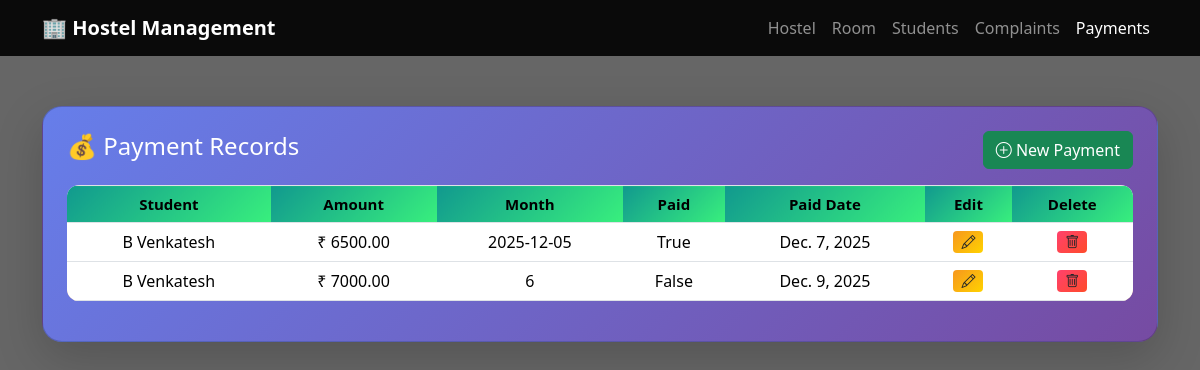
/payment/, run on the app's committed database.
### app1/models.py (models this page shows)
class Payment(models.Model):
    student = models.ForeignKey(Student, on_delete=models.CASCADE)
    amount = models.DecimalField(max_digits=8, decimal_places=2)
    month = models.CharField(max_length=20)
    paid = models.BooleanField(default=False)
    paid_date = models.DateField(null=True, blank=True)

class Student(models.Model):
    name = models.CharField(max_length=100)
    roll_number = models.CharField(max_length=20, unique=True)
    room = models.ForeignKey(Room, on_delete=models.SET_NULL, null=True)
    join_date = models.DateField(default=timezone.now)
    def __str__(self):
        return self.name

### app1/views.py (the view)
# urls.py: path('payment/',pay_details,name='pay'),
def pay_details(request):
    data=Payment.objects.all()
    context={
        'data':data
    }
    return render(request,'payment/payment.html',context)

### templates/payment/payment.html (shortened to what this page needs)
    <link href="https://cdn.jsdelivr.net/npm/bootstrap@5.3.2/dist/css/bootstrap.min.css" rel="stylesheet">
    <link href="https://cdn.jsdelivr.net/npm/bootstrap-icons/font/bootstrap-icons.css" rel="stylesheet">
</head>
<body>
<nav class="navbar navbar-expand-lg navbar-dark">
    <div class="container">
        <a class="navbar-brand fw-bold" href="{% url 'dashboard' %}">🏢 Hostel Management</a>
        <div class="collapse navbar-collapse" id="menu">
            <ul class="navbar-nav ms-auto">
                <li class="nav-item"><a class="nav-link" href="{% url 'hostel' %}">Hostel</a></li>
                <li class="nav-item"><a class="nav-link" href="{% url 'room' %}">Room</a></li>
                <li class="nav-item"><a class="nav-link" href="{% url 'std' %}">Students</a></li>
                <li class="nav-item"><a class="nav-link" href="{% url 'complaint' %}">Complaints</a></li>
                <li class="nav-item"><a class="nav-link active" href="{% url 'pay' %}">Payments</a></li>
            </ul>
        </div>
    </div>
</nav>
<div class="container">
    <div class="card shadow-lg p-4">
        <div class="d-flex justify-content-between align-items-center mb-3 text-white">
            <h4>💰 Payment Records</h4>
            <a href="{% url 'pay_form' %}" class="btn btn-success">
                <i class="bi bi-plus-circle"></i> New Payment
            </a>
        </div>
        <div class="table-responsive">
            <table class="table table-bordered align-middle">
                <thead>
                    <tr>
                        <th>Student</th>
                        <th>Amount</th>
                        <th>Month</th>
                        <th>Paid</th>
                        <th>Paid Date</th>
                        <th>Edit</th>
                        <th>Delete</th>
                    </tr>
                </thead>
                <tbody>
                {% for x in data %}
                    <tr>
                        <td>{{ x.student }}</td>
                        <td>₹ {{ x.amount }}</td>
                        <td>{{ x.month }}</td>
                        <td>{{ x.paid }}</td>
                        <td>{{ x.paid_date }}</td>
                        <td>
                            <a href="{% url 'pay_update' x.id %}" class="btn btn-sm btn-edit">
                                <i class="bi bi-pencil"></i>
                            </a>
                        </td>
                        <td>
                            <a href="{% url 'pay_delete' x.id %}" class="btn btn-sm btn-del">
                                <i class="bi bi-trash"></i>
                            </a>
                        </td>
                    </tr>
                {% empty %}
                    <tr>
                        <td colspan="7" class="text-center text-danger fw-bold">
                            No payment records found
                        </td>
                    </tr>
                {% endfor %}
                </tbody>
            </table>
        </div>
    </div>
</div>
</body>
</html>

### templates/payment/payment.html (style rules this page uses)
body { background: linear-gradient(rgba(0,0,0,.6), rgba(0,0,0,.6)), url("https://images.unsplash.com/photo-1503676260728-1c00da094a0b"); background-size: cover; background-position: center; min-height: 100vh; animation: fadeIn 1s ease; }
.navbar { background: rgba(0,0,0,0.9); }
.card { margin-top: 50px; border-radius: 20px; background: linear-gradient(135deg, #667eea, #764ba2); animation: slideUp .8s ease; }
table { border-radius: 12px; overflow: hidden; }
thead th { background: linear-gradient(135deg, #11998e, #38ef7d); color: white; text-align: center; font-size: 15px; border: none; }
tbody td { text-align: center; font-weight: 500; border: none; }
tbody tr:nth-child(1) { background: #ffeaa7; }
tbody tr:nth-child(2) { background: #fab1a0; }
tbody tr:nth-child(odd) { background-color: #dff9fb; }
tbody tr:nth-child(even) { background-color: #f8c291; }
tbody tr { transition: all .3s ease; }
.btn-edit { background: linear-gradient(135deg, #f7971e, #ffd200); border: none; }
.btn-del { background: linear-gradient(135deg, #ff416c, #ff4b2b); border: none; }

### data on the page
Payment: student "B Venkatesh", amount "6500.00", month "2025-12-05", paid "True", paid_date "Dec. 7, 2025"
Payment: student "B Venkatesh", amount "7000.00", month "6", paid "False", paid_date "Dec. 9, 2025"
